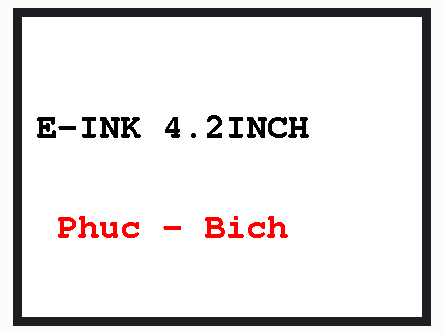
Recording of a sketch running on a simulated Arduino Uno, built for the host (arithmetic inside an expression is 32-bit, double 64-bit). On the bench: 400×300 colour display. What the sketch prints to the serial monitor is not drawn.

Above: at 30.1 s.

The sketch:

demo_4_2inch_Phuc.ino
```cpp
#include <GxEPD2_3C.h>
#include <Fonts/FreeMonoBold18pt7b.h>
#include <SPI.h>

#define A GxEPD2_420c
#define B GxEPD2_3C<A,A::HEIGHT>

B d(A(0x0F,0x1B,0x1A,0x19));

static const char a[]={0x45,0x2D,0x49,0x4E,0x4B,0x20,0x34,0x2E,0x32,0x49,0x4E,0x43,0x48,0};
static const char b[]={0x50,0x68,0x75,0x63,0x20,0x2D,0x20,0x42,0x69,0x63,0x68,0};
static const char c[]={0x33,0x30,0x30,0x78,0x34,0x30,0x30,0x70,0x78,0x20,0x45,0x2D,0x50,0x61,0x70,0x65,0x72,0x20,0x44,0x69,0x73,0x70,0x6C,0x61,0x79,0x20,0x44,0x65,0x6D,0x6F,0};

static void q(const char* s,int y,uint16_t z){
  int16_t x1,y1;
  uint16_t w,h;
  d.setTextColor(z);
  d.setFont(&FreeMonoBold18pt7b);
  d.getTextBounds(String(s),0,0,&x1,&y1,&w,&h);
  d.setCursor((300-w)/2,y);
  d.println(s);
}

void setup(){
  Serial.begin(115200);
  Serial.println(c);
  SPI.begin(0x0D,-1,0x0E,0x0F);
  d.init();
  d.clearScreen();
  d.setFullWindow();
  d.firstPage();
  do{
    d.fillScreen(GxEPD_WHITE);
    q(a,120,GxEPD_BLACK);
    q(b,220,GxEPD_RED);
  }while(d.nextPage());
  d.hibernate();
}

void loop(){}
```
